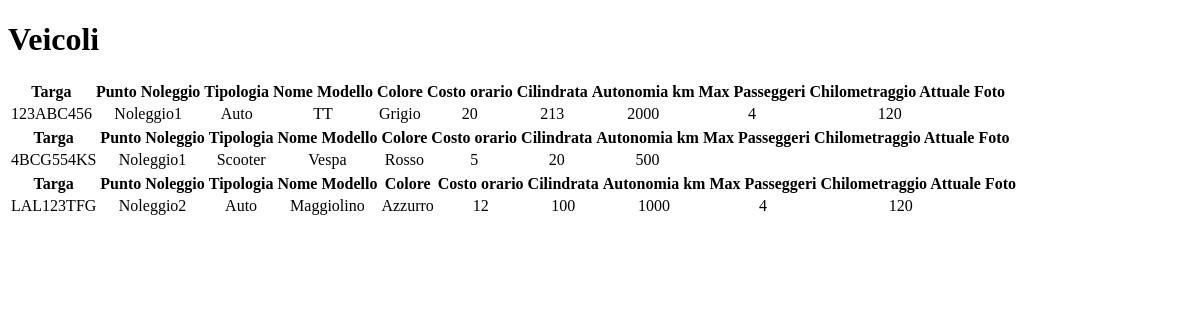
Before: /function/visualizzaveicoli.php (signed in) with the older database file.
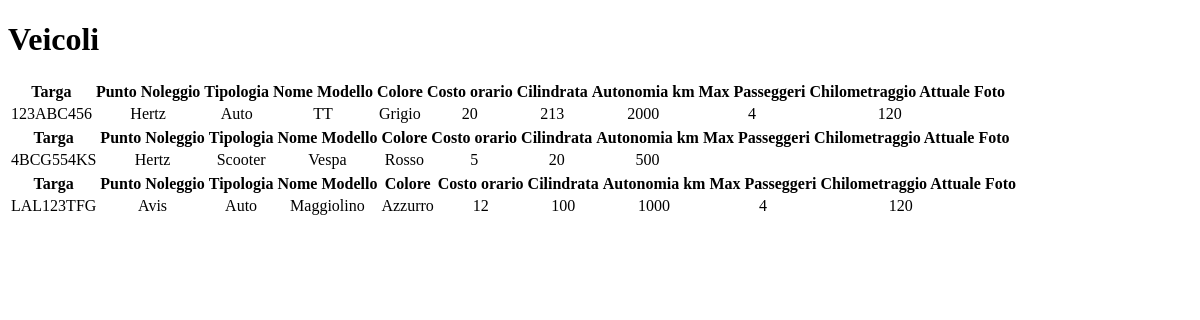
After: the same page with the newer database file.
### tables this page shows
CREATE TABLE IF NOT EXISTS Veicolo_elettrico( 

	Targa VARCHAR(20) NOT NULL PRIMARY KEY,
	Punto_Noleggio VARCHAR(20) NOT NULL,
	Tipologia ENUM('Auto','Scooter') NOT NULL,
	Nome_Modello VARCHAR(40),
	Colore VARCHAR(40),
	Costo_orario INT,
	Cilindrata INT,
	Autonomia_km INT,
	Max_Passeggeri INT,
	Chilometraggio_Attuale INT,
	Foto BLOB,
	FOREIGN KEY (Punto_Noleggio) REFERENCES Punto_Noleggio(Nome) 
);

### class.user.php (called while the page is built, shortened)
<?php
class USER
{
	private $conn;
	public function __construct()
	{
		$database = new Database();
		$db = $database->dbConnection();
		$this->conn = $db;
    }
	public function runQuery($sql)
	{
		$stmt = $this->conn->prepare($sql);
		return $stmt;
	}
}
?>

### function/visualizzaveicoli.php (the view, shortened to what this page needs)
<?php
	require_once("../class.user.php");
	$auth_user = new USER();
	$stmt = $auth_user->runQuery('SELECT * FROM Veicolo_elettrico;');
	$stmt->execute();
?>
<!DOCTYPE html>
<html lang="en">
	<head>
	</head>
	<body>
		<div >
			<h1>Veicoli</h1>
			<?php while ($userRow=$stmt->fetch(PDO::FETCH_ASSOC)): ?>
            	<div class="container">
  						<table class="table table-striped table-bordered">
    					<thead class="personale">
      					<tr>
      					  <th>Targa</th>
      					  <th>Punto Noleggio</th>
      					  <th>Tipologia</th>
      					  <th>Nome Modello</th>
      					  <th>Colore</th>
      					  <th>Costo orario</th>
      					  <th>Cilindrata</th>
      					  <th>Autonomia km</th>
      					  <th>Max Passeggeri</th>
      					  <th>Chilometraggio Attuale</th>
      					  <th>Foto</th>
     					 </tr>
    					</thead>
  		  						<tbody>
      							<tr>
      							  <td class="col-md-3"><?php echo $userRow['Targa']; ?></td>
     						      <td class="col-md-3"><?php echo $userRow['Punto_Noleggio']; ?></td>
     						      <td class="col-md-3"><?php echo $userRow['Tipologia']; ?></td>
     						      <td class="col-md-3"><?php echo $userRow['Nome_Modello']; ?></td>
     						      <td class="col-md-3"><?php echo $userRow['Colore']; ?></td>
     						      <td class="col-md-3"><?php echo $userRow['Costo_orario']; ?></td>
     						      <td class="col-md-3"><?php echo $userRow['Cilindrata']; ?></td>
     						      <td class="col-md-3"><?php echo $userRow['Autonomia_km']; ?></td>
     						      <td class="col-md-3"><?php echo $userRow['Max_Passeggeri']; ?></td>
     						      <td class="col-md-3"><?php echo $userRow['Chilometraggio_Attuale']; ?></td>
     						      <td class="col-md-3"><?php echo $userRow['Foto']; ?></td>
     							 </tr>
      						  </tbody>
  						</table>
			   </div>
            <?php endwhile; ?>
          </div>
</body>
</html>

### function/visualizzaveicoli.php (style rules this page uses)
DIV.container { width: inherit; text-align: center; }
table, thead, tr, tbody, th, td { text-align: center; }
.table td { text-align: center; }

Changed rows visible on the page:
changed veicolo_elettrico "123ABC456": Punto_Noleggio "Noleggio1" → "Hertz"
changed veicolo_elettrico "4BCG554KS": Punto_Noleggio "Noleggio1" → "Hertz"
changed veicolo_elettrico "LAL123TFG": Punto_Noleggio "Noleggio2" → "Avis"
